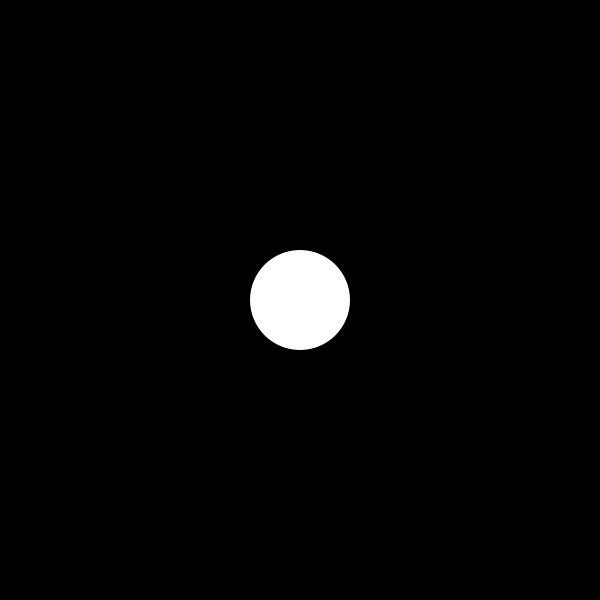
Frame 1 (no input)
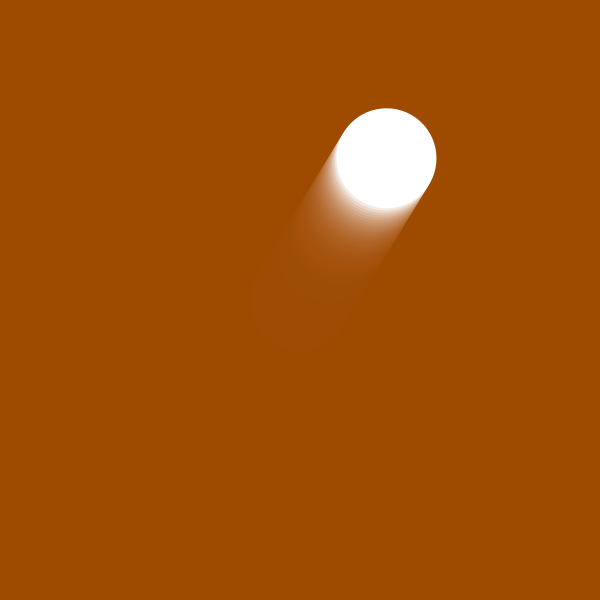
Frame 60 (the mouse pressed at the canvas centre just before this capture)
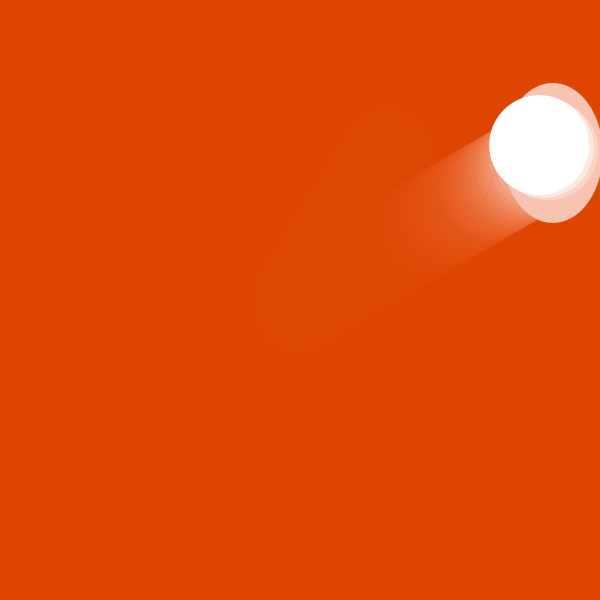
Frame 120 (the mouse held since frame 60 and released just before this capture)

The Processing sketch that drew these frames (run headless with seeded random() and noise(); from frame 60 on, the mouse is pressed at the canvas centre):

// Processing sketch: interactiveButton
// ── interactiveButton.pde
//ball 
//position, size, speed, color 
//setup boundaries for the ball 
float xPos, yPos; 
float xVel, yVel; 
int radiusX, radiusY; 
int r, g, b; 

void setup() {
  size(600, 600); 
  background(0); 

  xVel= random(-5, 5); 
  yVel= random(-5, 5); 

  xPos = width/2; 
  yPos = height/2; 

  radiusX = 100;
  radiusY = 100;
}

void draw() {
  fill(r, g, b, 30);  
  rect(0, 0, width, height); 
  
  r = int(map(xPos, 0, width, 0, 255)); 
  g = int(map(yPos, 0, height, 0, 255)); 
  
  fill(255); 
  noStroke(); 
  ellipse(xPos, yPos, radiusX, radiusY); 

  xPos = xPos + xVel; 
  yPos = yPos + yVel; 

  if (xPos > width - radiusX/2 || xPos < 0 + radiusX/2) {
    xVel = xVel * -1;
    radiusY = 140; 
    //r = int(random(0, 255)); 
    //g = int(random(0, 255)); 
    //b = int(random(0, 255)); 
  }else{
    radiusY = 100; 
  }
  if (yPos > height - radiusY/2 || yPos < 0 + radiusY/2) {
    yVel = yVel * -1;
    radiusX = 140; 
    //r = int(random(0, 255)); 
    //g = int(random(0, 255)); 
    //b = int(random(0, 255));
  }else{
    radiusX = 100; 
  }
}

//move where I click my mouse 
//speed to change 

void mousePressed(){
   xPos = mouseX; 
   yPos = mouseY; 
   
   xVel = random(-5,5); 
   yVel = random(-5,5); 
  
   radiusX= 100; 
   radiusY= 100;
}
